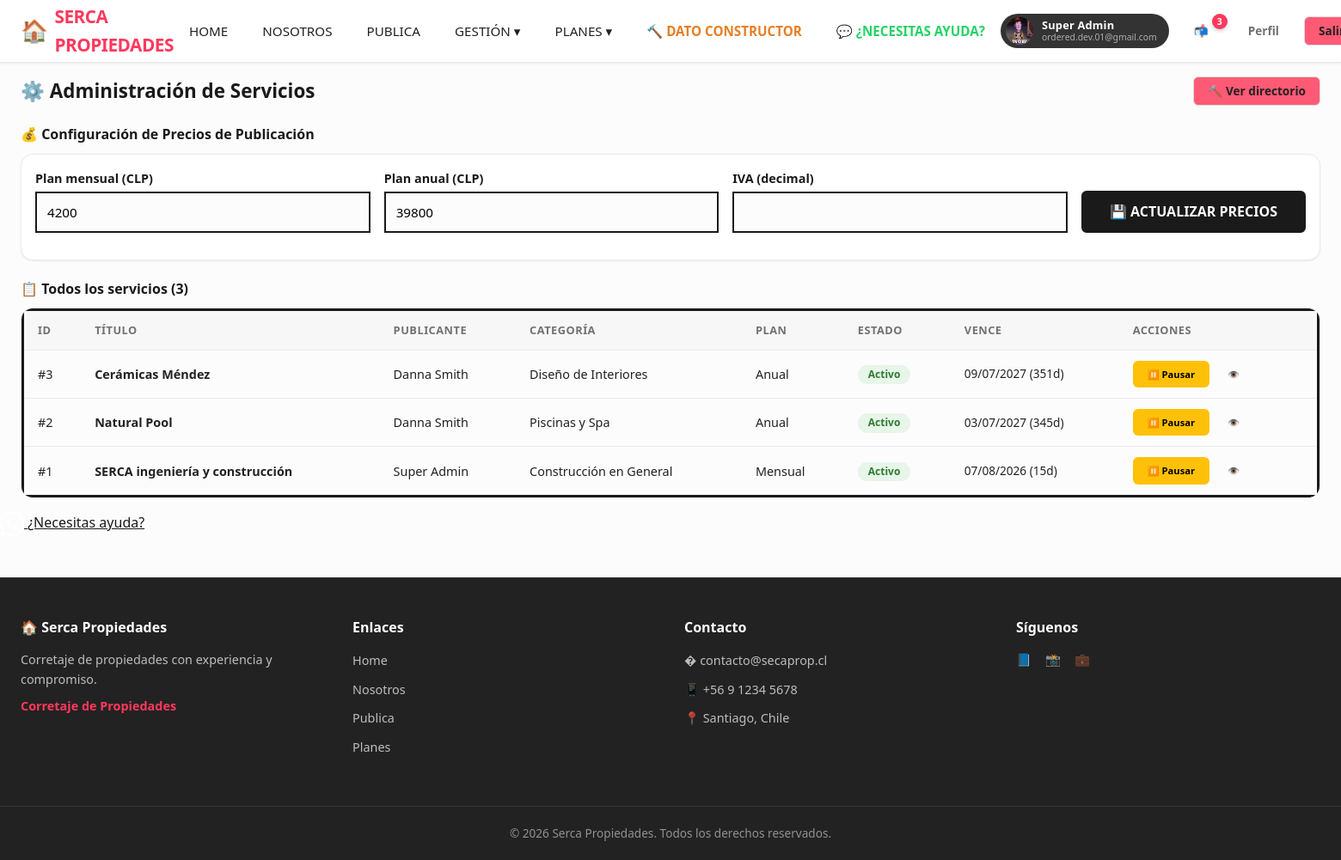
Screenshot of /servicios/admin/servicios/ (signed in) with the database file from the repository.
### a00seg/models.py (models this page shows, shortened)
class User(AbstractUser):
    ROL_CHOICES = [
        ("superadmin", "Superadmin"),
        ("gerente", "Gerente"),
        ("corredor", "Corredor"),
        ("base", "Usuario Base"),
    ]
    rol = models.CharField(max_length=20, choices=ROL_CHOICES, default="base", verbose_name="Rol")
    dni = models.CharField(max_length=20, unique=True, blank=True, null=True, verbose_name="RUT/DNI")
    cel_phone = models.CharField(max_length=20, blank=True, verbose_name="Teléfono celular")
    foto = models.ImageField(
        upload_to="usuarios/",
        blank=True,
        null=True,
        verbose_name="Foto",
    )
    domicilio = models.CharField(max_length=255, blank=True, verbose_name="Domicilio")
    curriculo = models.TextField(blank=True, verbose_name="Currículo")
    comuna = models.ForeignKey(
        Comuna, on_delete=models.SET_NULL, blank=True, null=True, verbose_name="Comuna"
    )
    valido_por = models.ForeignKey(
        "self",
        on_delete=models.SET_NULL,
        blank=True,
        null=True,
        verbose_name="Validado por",
        related_name="usuarios_validados",
    ) # Permite acceder a los usuarios validados por un usuario con user.usuarios_validados.all()
    email_confirmado = models.BooleanField(default=False, verbose_name="Email confirmado") # Permite filtrar usuarios con email confirmado usando User.objects.filter(email_confirmado=True)
    class Meta:
        verbose_name = "Usuario"
        verbose_name_plural = "Usuarios"

### a07serv/models.py (models this page shows, shortened)
class ConfiguracionPrecioServicio(models.Model):
    valor_mensual = models.PositiveIntegerField(
        default=4200, verbose_name="Valor plan mensual (CLP)"
    )
    valor_anual = models.PositiveIntegerField(
        default=39800, verbose_name="Valor plan anual (CLP)"
    )
    iva = models.DecimalField(
        max_digits=4, decimal_places=2, default=0.19, verbose_name="IVA (decimal)"
    )
    activo = models.BooleanField(default=True, verbose_name="Activo")
    updated_at = models.DateTimeField(auto_now=True, verbose_name="Actualizado el")
    class Meta:
        verbose_name = "Configuración de precio de servicio"
        verbose_name_plural = "Configuraciones de precios de servicios"

class ServicioPublicitario(models.Model):
    ESTADO_CHOICES = [
        ("activo", "Activo"),
        ("pausado", "Pausado"),
        ("expirado", "Expirado"),
        ("cancelado", "Cancelado"),
    ]
    publicante = models.ForeignKey(
        "a00seg.User",
        on_delete=models.CASCADE,
        related_name="servicios_publicitarios",
        verbose_name="Publicante (prestador)",
    )
    categoria = models.ForeignKey(
        CategoriaServicio,
        on_delete=models.PROTECT,
        related_name="servicios",
        verbose_name="Categoría",
    )
    titulo = models.CharField(max_length=200, verbose_name="Título del servicio")
    descripcion = models.TextField(verbose_name="Descripción del servicio")
    imagen = models.ImageField(
        upload_to="servicios/",
        verbose_name="Imagen del servicio",
    )
    sitio_web = models.URLField(blank=True, verbose_name="Sitio web del publicante")
    telefono_contacto = models.CharField(max_length=20, blank=True, verbose_name="Teléfono de contacto")
    email_contacto = models.EmailField(blank=True, verbose_name="Email de contacto")
    tipo_plan = models.CharField(
        max_length=10,
        choices=[("mensual", "Mensual"), ("anual", "Anual")],
        verbose_name="Tipo de plan",
    )
    monto_pagado = models.DecimalField(
        max_digits=10, decimal_places=2, verbose_name="Monto pagado"
    )
    iva_incluido = models.BooleanField(default=True, verbose_name="IVA incluido en el monto")
    fecha_inicio = models.DateTimeField(default=timezone.now, verbose_name="Fecha de inicio")
    fecha_expiracion = models.DateTimeField(verbose_name="Fecha de expiración")
    estado = models.CharField(
        max_length=20, choices=ESTADO_CHOICES, default="activo", verbose_name="Estado"
    )
    renovacion_avisada = models.BooleanField(default=False, verbose_name="Renovación avisada")
    created_at = models.DateTimeField(auto_now_add=True, verbose_name="Fecha de creación")
    updated_at = models.DateTimeField(auto_now=True, verbose_name="Fecha de actualización")
    class Meta:
        verbose_name = "Servicio publicitario"
        verbose_name_plural = "Servicios publicitarios"
        ordering = ["-created_at"]
    @property
    def dias_restantes(self):
        if not self.fecha_expiracion:
            return 0
        delta = self.fecha_expiracion - timezone.now()
        return max(delta.days, 0)

class CategoriaServicio(models.Model):
    nombre = models.CharField(max_length=100, verbose_name="Nombre de la categoría")
    icono = models.CharField(max_length=50, blank=True, verbose_name="Icono (emoji/clase CSS)")
    orden = models.PositiveSmallIntegerField(default=0, verbose_name="Orden de aparición")
    is_active = models.BooleanField(default=True, verbose_name="Activo")
    class Meta:
        verbose_name = "Categoría de servicio"
        verbose_name_plural = "Categorías de servicios"
        ordering = ["orden", "nombre"]

### a07serv/views.py (the view, shortened to what this page needs)
# urls.py: path('admin/servicios/', views.gestion_admin_servicios, name='gestion_admin_servicios'),
@login_required
def gestion_admin_servicios(request):
    if request.user.rol not in ("gerente", "superadmin"):
        messages.error(request, "No tienes permisos para acceder a esta sección.")
        return redirect("home")
    servicios = ServicioPublicitario.objects.all().select_related(
        "categoria", "publicante"
    ).order_by("-created_at")
    pagos_pendientes = PagoServicio.objects.filter(
        estado="pendiente"
    ).select_related("servicio", "publicante")
    config_precios = _get_config_precios()
    return render(request, "servicios/gestion_admin_servicios.html", {
        "servicios": servicios,
        "pagos_pendientes": pagos_pendientes,
        "config_precios": config_precios,
    })

### templates/servicios/gestion_admin_servicios.html (shortened to what this page needs)
{% extends "base.html" %}
{% load static %}
{% block content %}
<div style="display:flex;align-items:center;justify-content:space-between;margin-bottom:24px;flex-wrap:wrap;gap:12px;">
    <h1 style="margin:0;font-size:1.4rem;font-weight:700;">⚙️ Administración de Servicios</h1>
    <a href="{% url 'lista_servicios' %}" class="btn btn-outline btn-sm">🔨 Ver directorio</a>
</div>
<div style="margin-bottom:24px;">
    <h3 style="font-size:1rem;font-weight:700;margin:0 0 12px 0;">💰 Configuración de Precios de Publicación</h3>
    <div class="card-modern">
        <div class="card-modern-body">
            <form method="POST">
                <div style="display:flex;gap:16px;flex-wrap:wrap;align-items:end;">
                    <div class="form-group" style="flex:1;min-width:140px;">
                        <label>Plan mensual (CLP)</label>
                        <input type="number" name="valor_mensual" value="{{ config_precios.valor_mensual }}" required min="0">
                    </div>
                    <div class="form-group" style="flex:1;min-width:140px;">
                        <label>Plan anual (CLP)</label>
                        <input type="number" name="valor_anual" value="{{ config_precios.valor_anual }}" required min="0">
                    </div>
                    <div class="form-group" style="flex:1;min-width:100px;">
                        <label>IVA (decimal)</label>
                        <input type="number" name="iva" value="{{ config_precios.iva }}" step="0.01" min="0" max="1" required>
                    </div>
                    <div class="form-group" style="display:flex;align-items:end;">
                        <button type="submit" class="btn btn-primary btn-sm">💾 Actualizar precios</button>
                    </div>
                </div>
            </form>
        </div>
    </div>
</div>
<div>
    <h3 style="font-size:1rem;font-weight:700;margin:0 0 12px 0;">📋 Todos los servicios ({{ servicios.count }})</h3>
    <div class="table-modern">
        <table style="width:100%;">
            <thead>
                <tr>
                    <th>ID</th><th>Título</th><th>Publicante</th><th>Categoría</th><th>Plan</th><th>Estado</th><th>Vence</th><th>Acciones</th>
                </tr>
            </thead>
            <tbody>
                {% for s in servicios %}
                <tr>
                    <td>#{{ s.id }}</td>
                    <td><strong>{{ s.titulo }}</strong></td>
                    <td>{{ s.publicante.get_full_name|default:s.publicante.email }}</td>
                    <td>{{ s.categoria.nombre }}</td>
                    <td>{{ s.get_tipo_plan_display }}</td>
                    <td>
                        <span class="badge-modern {% if s.estado == 'activo' %}badge-modern-success{% elif s.estado == 'expirado' %}badge-modern-error{% elif s.estado == 'pausado' %}badge-modern-warning{% else %}badge-modern-neutral{% endif %}">
                            {{ s.get_estado_display }}
                        </span>
                    </td>
                    <td style="font-size:0.85rem;">{{ s.fecha_expiracion|date:'d/m/Y' }} ({{ s.dias_restantes }}d)</td>
                    <td>
                        <div style="display:flex;gap:4px;flex-wrap:wrap;">
                            <form method="POST" style="display:inline;">
                                {% if s.estado == 'activo' %}
                                <button type="submit" class="btn btn-warning btn-sm" style="font-size:0.7rem;">⏸️ Pausar</button>
                                {% elif s.estado == 'pausado' %}
                                <input type="hidden" name="nuevo_estado" value="activo">
                                <button type="submit" class="btn btn-success btn-sm" style="font-size:0.7rem;">▶️ Activar</button>
                                {% endif %}
                            </form>
                            <a href="{% url 'detalle_servicio' s.id %}" class="btn btn-ghost btn-sm" style="font-size:0.7rem;">👁️</a>
                        </div>
                    </td>
                </tr>
                {% empty %}
                <tr><td colspan="8" style="text-align:center;padding:20px;color:var(--ds-text-secondary);">No hay servicios registrados.</td></tr>
                {% endfor %}
            </tbody>
        </table>
    </div>
</div>
{% endblock %}

### templates/base.html (shortened to what this page needs)
{% load static %}
<!DOCTYPE html>
<html lang="es">
<head>
    <link rel="stylesheet" href="https://cdn.jsdelivr.net/npm/bootstrap-icons@1.11.3/font/bootstrap-icons.min.css">
    <link href="https://cdn.jsdelivr.net/npm/bootstrap@5.3.3/dist/css/bootstrap.min.css" rel="stylesheet">
    <link rel="stylesheet" href="{% static 'css/design-system.css' %}">
    <link rel="stylesheet" href="{% static 'css/style.css' %}">
</head>
<body>
    <nav class="navbar-modern">
        <div class="nav-container">
            <a href="{% url 'home' %}" class="nav-logo">
                <span style="font-size:1.6rem;">🏠</span>
                {{ site_name }}
            </a>
            <div class="nav-menu" id="navMenuModern">
                <a href="{% url 'home' %}" class="nav-link">Home</a>
                <a href="{% url 'nosotros' %}" class="nav-link">Nosotros</a>
                {% if user.is_authenticated %}
                    <a href="{% url 'publica' %}" class="nav-link">Publica</a>
                    <div class="nav-dropdown">
                        <a href="{% url 'gestion' %}" class="nav-link dropdown-trigger">Gestión ▾</a>
                    </div>
                {% else %}
                    <a href="{% url 'publica' %}?next=/login/" class="nav-link">Publica</a>
                {% endif %}
                <div class="nav-dropdown">
                    <a href="{% url 'planes' %}" class="nav-link dropdown-trigger">Planes ▾</a>
                </div>
                <a href="{% url 'lista_servicios' %}" class="nav-link" style="color:#e67e22;font-weight:700;">🔨 Dato Constructor</a>
                <a href="https://wa.me/56936916684?text=Hola!%20Tengo%20una%20consulta%20sobre%20SercaProp" target="_blank" class="nav-link" style="color:#25D366;font-weight:600;">💬 ¿Necesitas ayuda?</a>
            </div>
            <div class="nav-actions">
                {% if user.is_authenticated %}
                    <span id="navUserBadge">
                        {% if user.foto %}
                        <span class="navUserBadge-avatar" style="background-image:url('{{ user.foto.url }}');"></span>
                        {% endif %}
                        <span class="navUserBadge-text">
                            <span class="navUserBadge-name">{{ user.get_full_name|default:user.username }}</span>
                            <span class="navUserBadge-email">{{ user.email }}</span>
                        </span>
                    </span>
                    <a href="{% url 'centro_comunicaciones' %}" class="btn btn-ghost btn-sm" style="position:relative;">
                        📬
                        {% if cdc_no_leidos > 0 %}
                        <span style="position:absolute;top:-4px;right:-6px;background:var(--ds-primary);color:white;font-size:0.65rem;font-weight:700;width:18px;height:18px;border-radius:50%;display:flex;align-items:center;justify-content:center;box-shadow:0 2px 4px rgba(0,0,0,0.2);">
                            {{ cdc_no_leidos }}
                        </span>
                        {% endif %}
                    </a>
                    <a href="{% url 'perfil' %}" class="btn btn-ghost btn-sm">Perfil</a>
                    <a href="{% url 'logout' %}" class="btn btn-outline btn-sm">Salir</a>
                {% else %}
                    <a href="{% url 'login' %}" class="btn btn-ghost btn-sm">Ingresar</a>
                    <a href="{% url 'registro' %}" class="btn btn-primary btn-sm">Regístrate</a>
                {% endif %}
            </div>
        </div>
    </nav>
    <main style="max-width:1920px;margin:0 auto;padding:16px 24px;width:100%;">
        {% block content %}{% endblock %}
    </main>
    <a href="https://wa.me/56936916684?text=Hola!%20Tengo%20una%20consulta%20sobre%20SercaProp"
       class="whatsapp-float"
       target="_blank"
       rel="noopener noreferrer"
       aria-label="Contactar por WhatsApp">
        <span class="whatsapp-float-tooltip">¿Necesitas ayuda?</span>
    </a>
    <footer class="footer-modern">
        <div class="footer-modern-container">
            <div>
                <h3>🏠 {{ site_name }}</h3>
                <p style="font-size:0.9rem;color:rgba(255,255,255,0.7);margin-bottom:8px;">
                    Corretaje de propiedades con experiencia y compromiso.
                </p>
                <p style="font-weight:600;color:var(--ds-primary);font-size:0.9rem;">{{ site_slogan }}</p>
            </div>
            <div>
                <h4>Enlaces</h4>
                <ul>
                    <li><a href="{% url 'home' %}">Home</a></li>
                    <li><a href="{% url 'nosotros' %}">Nosotros</a></li>
                    <li><a href="{% url 'publica' %}">Publica</a></li>
                    <li><a href="{% url 'planes' %}">Planes</a></li>
                </ul>
            </div>
            <div>
                <h4>Contacto</h4>
                <ul>
                    <li><span style="color:rgba(255,255,255,0.7);font-size:0.9rem;">� contacto@secaprop.cl</span></li>
                    <li><span style="color:rgba(255,255,255,0.7);font-size:0.9rem;">📱 +56 9 1234 5678</span></li>
                    <li><span style="color:rgba(255,255,255,0.7);font-size:0.9rem;">📍 Santiago, Chile</span></li>
                </ul>
            </div>
            <div>
                <h4>Síguenos</h4>
                <div style="display:flex;gap:16px;font-size:1.5rem;">
                    <a href="#" aria-label="Facebook">📘</a>
                    <a href="#" aria-label="Instagram">📸</a>
                    <a href="#" aria-label="LinkedIn">💼</a>
                </div>
            </div>
        </div>
        <div class="footer-modern-bottom">
            &copy; {% now "Y" %} {{ site_name }}. Todos los derechos reservados.
        </div>
    </footer>
</body>
</html>

### rows the page displays
User: foto (picture), get_full_name "Super Admin", email "ordered.dev.01@gmail.com"
ConfiguracionPrecioServicio: valor_mensual "4200", valor_anual "39800"
ServicioPublicitario: id "3", titulo "Cerámicas Méndez", publicante.get_full_name "Danna Smith", categoria.nombre "Diseño de Interiores", tipo_plan "Anual", estado "Activo", fecha_expiracion "09/07/2027", dias_restantes "351", shows "⏸️ Pausar"
ServicioPublicitario: id "2", titulo "Natural Pool", publicante.get_full_name "Danna Smith", categoria.nombre "Piscinas y Spa", tipo_plan "Anual", estado "Activo", fecha_expiracion "03/07/2027", dias_restantes "345", shows "⏸️ Pausar"
ServicioPublicitario: id "1", titulo "SERCA ingeniería y construcción", publicante.get_full_name "Super Admin", categoria.nombre "Construcción en General", tipo_plan "Mensual", estado "Activo", fecha_expiracion "07/08/2026", dias_restantes "15", shows "⏸️ Pausar"

### other values shown
{{ site_name }} "SERCA PROPIEDADES"
{{ cdc_no_leidos }} "3"
{{ servicios.count }} "3"
{{ site_name }} "Serca Propiedades"
{{ site_slogan }} "Corretaje de Propiedades"
